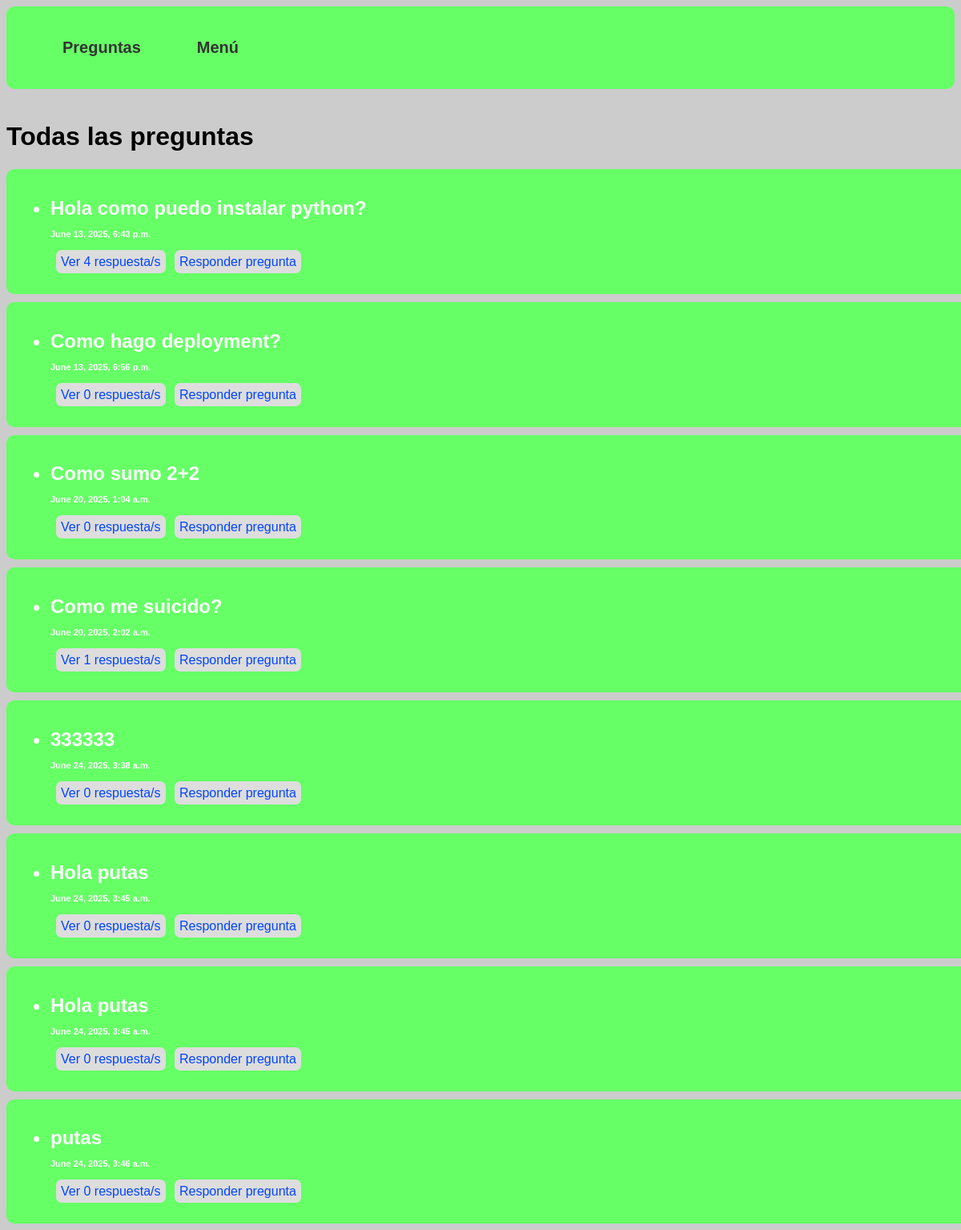
/questions/preguntas/, run on the app's committed database.
### polls_app/models.py (models this page shows)
class Question(models.Model):
    pregunta=models.CharField(max_length=1500, help_text="Escriba la pregunta que desea realizar")
    fecha_publicacion=models.DateTimeField(auto_now_add=True)
    def __str__(self):
        return self.pregunta

### polls_app/views.py (the view)
# urls.py: path("preguntas/", mostrar_preguntas, name="preguntas" ),
def mostrar_preguntas(request):
    preguntas=models.Question.objects.all().order_by("fecha_publicacion")
    return render(request, "preguntas.html",{
        "preguntas":preguntas
    })

### polls_app/templates/preguntas.html (shortened to what this page needs)
{% extends 'base.html' %}
{% block content %}
{% load static %}
<!DOCTYPE html>
<html lang="en">
<head>
    <link rel="stylesheet" href="{% static 'preguntas.css' %}">
</head>
<body>
    <h1>Todas las preguntas</h1>
    {% for pregunta in preguntas  %}
    <div class="pregunta_container">
        <ul>
            <h2><li>{{pregunta}}<div class="fecha"><br>{{pregunta.fecha_publicacion}}</div> </li></h2>
            <a class="botoncitos" href="{% url 'detalles_por_pregunta' pregunta.id %}">Ver {{pregunta.respuestas.count}} respuesta/s</a>
            <a class="botoncitos" href="{% url "responder" pregunta.id  %}">Responder pregunta</a>
        </ul>
    </div>
    {% endfor %}
</body>
</html>
{% endblock content %}

### polls_app/static/preguntas.css (style rules this page uses)
body { background-color: #ccc; font-family: sans-serif; }
.fecha { font-size: 11px; }
.pregunta_container { width: 100%; background-color: #6f6; margin-top: 10px; padding: 15px; border-radius: 10px; color: #fff; }
.botoncitos { padding: 6px; background-color: #ddd; text-decoration: none; border-radius: 7px; margin-left: 7px; color: #04f; }

### data on the page
Question: pregunta "Hola como puedo instalar python?", fecha_publicacion "June 13, 2025, 6:43 p.m.", respuestas.count "4"
Question: pregunta "Como hago deployment?", fecha_publicacion "June 13, 2025, 6:56 p.m.", respuestas.count "0"
Question: pregunta "Como sumo 2+2", fecha_publicacion "June 20, 2025, 1:04 a.m.", respuestas.count "0"
Question: pregunta "Como me suicido?", fecha_publicacion "June 20, 2025, 2:02 a.m.", respuestas.count "1"
Question: pregunta "333333", fecha_publicacion "June 24, 2025, 3:38 a.m.", respuestas.count "0"
Question: pregunta "Hola putas", fecha_publicacion "June 24, 2025, 3:45 a.m.", respuestas.count "0"
Question: pregunta "Hola putas", fecha_publicacion "June 24, 2025, 3:45 a.m.", respuestas.count "0"
Question: pregunta "putas", fecha_publicacion "June 24, 2025, 3:46 a.m.", respuestas.count "0"
